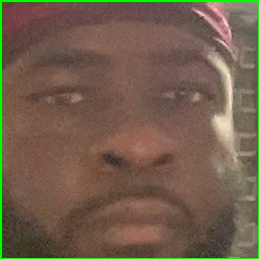
#> input picture data/faces/face_1758413744712.jpg, 259 x 259 px, given in place of the camera
$ python camdetect.py
#> lines starting #> are read from the running program, lines starting #| are printed output that depends on the picture; after the words box and inside, x2 and y2 are one past the last pixel; in counts of white or black regions, pixels touching at a corner belong together
#Osita's version
import cv2
import numpy as np
import time
from pathlib import Path


# ---- settings
SAVE_DIR = Path("data/faces")
SAVE_DIR.mkdir(parents=True, exist_ok=True)

# built-in lightweight detector
face_cascade = cv2.CascadeClassifier(
    cv2.data.haarcascades + "haarcascade_frontalface_default.xml"
)

def detect_largest_face(gray):
    faces = face_cascade.detectMultiScale(
        gray, scaleFactor=1.1, minNeighbors=5, minSize=(80, 80)
    )
    if len(faces) == 0:
        return None
    # pick largest by area
    return max(faces, key=lambda r: r[2] * r[3])

def center_crop_square(img):
    h, w = img.shape[:2]
    m = min(h, w)
    y0 = (h - m) // 2
    x0 = (w - m) // 2
    return img[y0:y0+m, x0:x0+m]


def main():
    cap = cv2.VideoCapture(0)
    if not cap.isOpened():
        print("❌ Could not open webcam")
        return

    last = time.time()
    fps = 0.0
    saved_count = 0

    print("[i] Controls: 's' = save face, 'q' = quit")
    while True:
        ok, frame = cap.read()
#> frame is the input picture: shape (259, 259, 3); mean B, G, R 75.8, 93.8, 114.2
        if not ok:
            break

        # FPS calc
        now = time.time()
        fps = 0.9 * fps + 0.1 * (1.0 / max(now - last, 1e-6))
        last = now

        gray = cv2.cvtColor(frame, cv2.COLOR_BGR2GRAY)
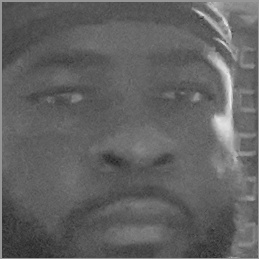
#> gray: shape (259, 259); min 34, max 235, mean 97.9
        biggest = detect_largest_face(gray)
#> in detect_largest_face, `faces = face_cascade.detectMultiScale( gray, scaleFactor=1.1, minNeigh..`: faces = [[17, 21, 224, 224]]
#> biggest = [17, 21, 224, 224]

        if biggest is not None:
            x, y, w, h = biggest
#> x = 17; y = 21; w = 224; h = 224
            cv2.rectangle(frame, (x,y), (x+w, y+h), (0,255,0), 2)
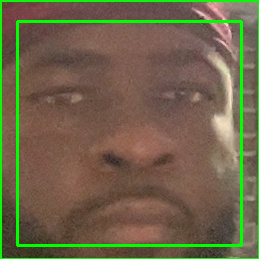
#> frame: shape (259, 259, 3); 4% of pixels changed, all inside (x1, y1, x2, y2) = (16, 20, 243, 247)

            # for save preview
            face_roi = frame[y:y+h, x:x+w]
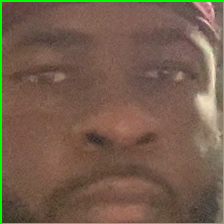
#> face_roi: shape (224, 224, 3); mean B, G, R 75.9, 95.5, 116.3
            face_preview = cv2.resize(face_roi, (160,160))
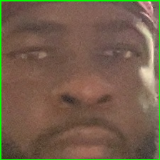
#> face_preview: shape (160, 160, 3); mean B, G, R 75.8, 95.5, 116.1
            frame[10:10+160, 10:10+160] = face_preview
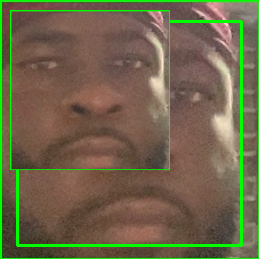
#> frame: shape (259, 259, 3); mean B, G, R 74.1, 101.7, 110.8

            cv2.putText(frame, "Face detected", (x, y-10),
                        cv2.FONT_HERSHEY_SIMPLEX, 0.7, (0,255,0), 2)
        else:
            cv2.putText(frame, "No face", (10, 30),
                        cv2.FONT_HERSHEY_SIMPLEX, 0.9, (0,0,255), 2)

        cv2.putText(frame, f"FPS: {fps:.1f}", (frame.shape[1]-150, 30),
                    cv2.FONT_HERSHEY_SIMPLEX, 0.7, (255,255,255), 2)
        cv2.putText(frame, "s=save face  q=quit", (10, frame.shape[0]-15),
                    cv2.FONT_HERSHEY_SIMPLEX, 0.7, (255,255,255), 2)
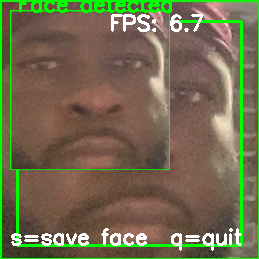
#> frame: shape (259, 259, 3); mean B, G, R 78.9, 108.1, 114.4

        cv2.imshow("OpenCV Face Detection (Phase 1)", frame)
        key = cv2.waitKey(1) & 0xFF
#> (key q is pressed here)

        if key == ord('s') and biggest is not None:
            # save cropped face for dataset building
            x, y, w, h = biggest
            face = frame[y:y+h, x:x+w]
            face = center_crop_square(face)
            ts = int(time.time() * 1000)
            out_path = SAVE_DIR / f"face_{ts}.jpg"
            cv2.imwrite(str(out_path), face)
            saved_count += 1
            print(f"[+] saved {out_path} (total: {saved_count})")

        elif key == ord('q'):
            break

    cap.release()
    cv2.destroyAllWindows()

if __name__ == "__main__":
    main()
